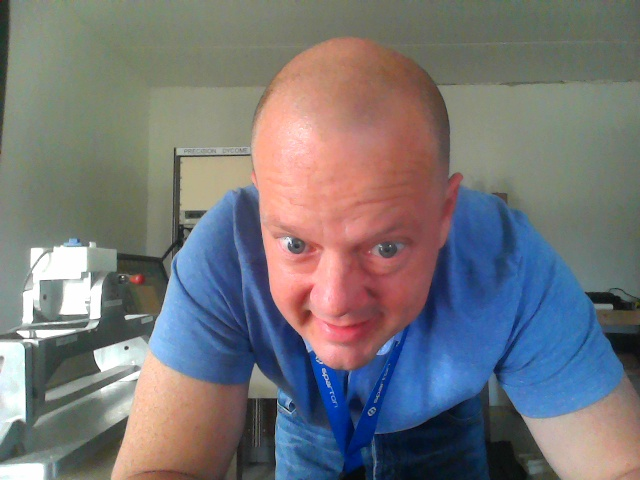
#> input picture Image and Video Algorithms/OpenCV and Python/Picture and Video Capture/img_rects0.jpg, 640 x 480 px, given in place of the camera
$ python motion_detector.py   (older library calls are emulated)
#> lines starting #> are read from the running program, lines starting #| are printed output that depends on the picture
# import the necessary packages
import argparse
import datetime
import time
import cv2

# construct the argument parser and parse the arguments
ap = argparse.ArgumentParser()
ap.add_argument("-a", "--min-area", type=int, default=500, help="minimum contour area size")
args = vars(ap.parse_args())

# read form the webcam
camera = cv2.VideoCapture(0)
time.sleep(0.25)

# initialize the first frame in the video stream
firstFrame = None

# loop over the frames of the video
while True:
	# grab the current frame and initialize the occupied/unoccupied
	# text
	(isFrame, frame) = camera.read()
#> frame is the input picture: shape (480, 640, 3); mean B, G, R 119.9, 117, 117.8
	text = "Unoccupied"

	# if the frame could not be grabbed, then we have reached the end
	# of the video
	if not isFrame:
		break

	# resize the frame, convert it to grayscale, and blur it
	gray = cv2.cvtColor(frame, cv2.COLOR_BGR2GRAY)
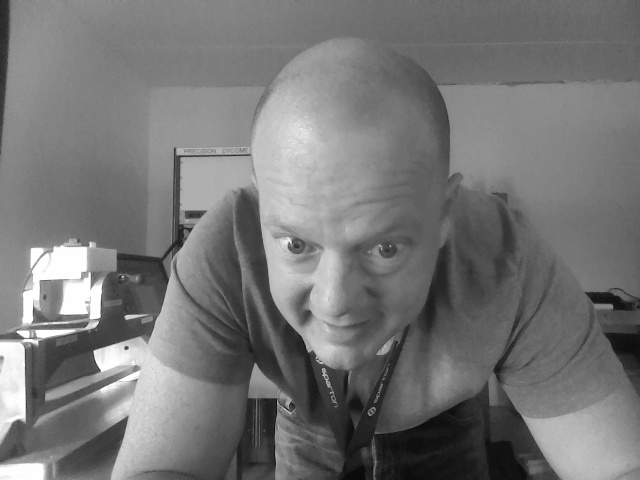
#> gray: shape (480, 640); min 5, max 255, mean 117.6
	gray = cv2.GaussianBlur(gray, (21, 21), 0)
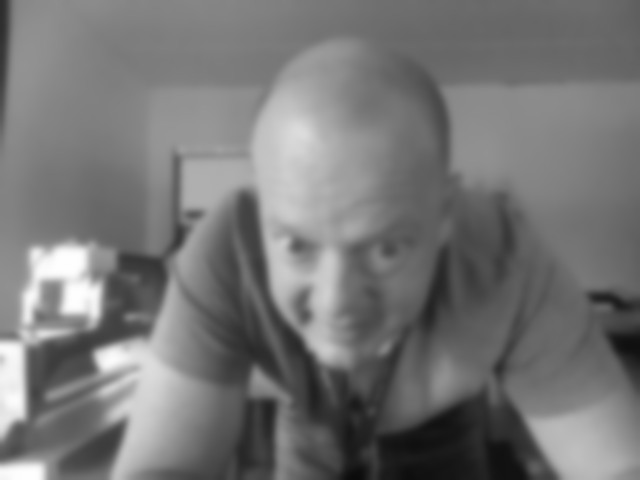
#> gray: shape (480, 640); min 11, max 254, mean 117.6

	# if the first frame is None, initialize it
	if firstFrame is None:
		firstFrame = gray
		continue

	# compute the absolute difference between the current frame and
	# first frame
	frameDelta = cv2.absdiff(firstFrame, gray)
	thresh = cv2.threshold(frameDelta, 25, 255, cv2.THRESH_BINARY)[1]

	# dilate the thresholded image to fill in holes, then find contours
	# on thresholded image
	thresh = cv2.dilate(thresh, None, iterations=2)
	_, cnts, _= cv2.findContours(thresh.copy(), cv2.RETR_EXTERNAL, cv2.CHAIN_APPROX_SIMPLE)

	# loop over the contours
	for c in cnts:
		# if the contour is too small, ignore it
		if cv2.contourArea(c) < args["min_area"]:
			continue

		# compute the bounding box for the contour, draw it on the frame,
		# and update the textq
		(x, y, w, h) = cv2.boundingRect(c)
		cv2.rectangle(frame, (x, y), (x + w, y + h), (0, 255, 0), 2)
		text = "Changed"

	# draw the text and timestamp on the frame
	cv2.putText(frame, "Image Status: {}".format(text), (10, 20), cv2.FONT_HERSHEY_DUPLEX, 0.5, (0, 0, 255), 2)
	cv2.putText(frame, datetime.datetime.now().strftime("%A %d %B %Y %I:%M:%S%p"), (10, frame.shape[0] - 10),
		    cv2.FONT_HERSHEY_DUPLEX, 0.35, (0, 0, 255), 1)

	# show the frame and record if the user presses a key
	cv2.imshow("Camera Feed", frame)
	##cv2.imshow("Thresh", thresh)
	##cv2.imshow("Frame Delta", frameDelta)
	key = cv2.waitKey(1) & 0xFF

	# if the `q` key is pressed, break from the lop
	if key == ord("q"):
		break

# cleanup the camera and close any open windows
camera.release()
cv2.destroyAllWindows()

$ run again, on Image and Video Algorithms/OpenCV and Python/Picture and Video Capture/img_rects1.jpg
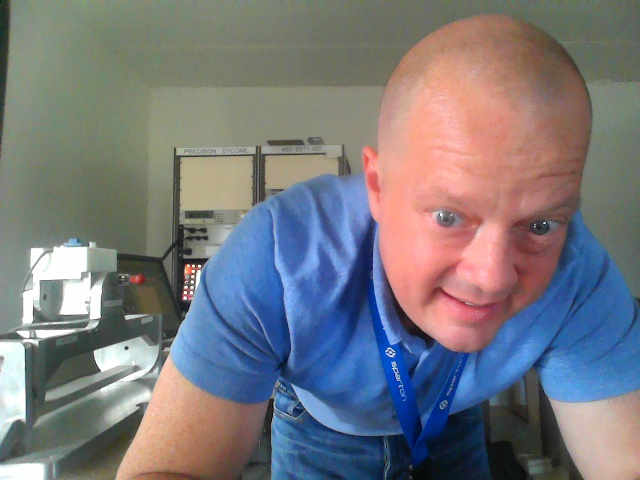
#> input picture Image and Video Algorithms/OpenCV and Python/Picture and Video Capture/img_rects1.jpg, 640 x 480 px, given in place of the camera
#> frame is the input picture: shape (480, 640, 3); mean B, G, R 125.4, 120.3, 120.8
#> `gray = cv2.cvtColor(frame, cv2.COLOR_BGR2GRAY)`:
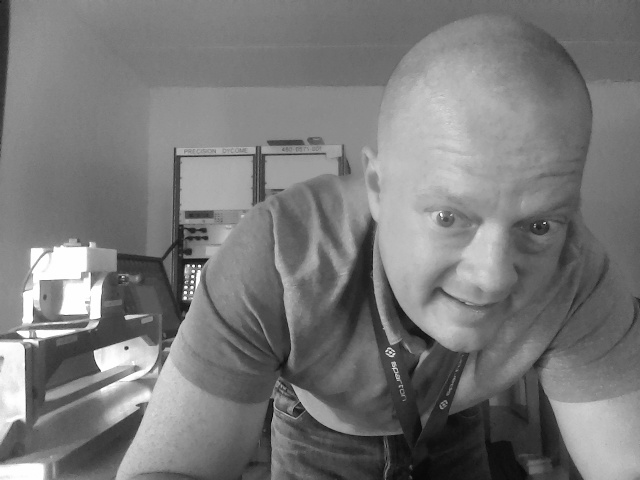
#> gray: shape (480, 640); min 5, max 255, mean 121
#> `gray = cv2.GaussianBlur(gray, (21, 21), 0)`:
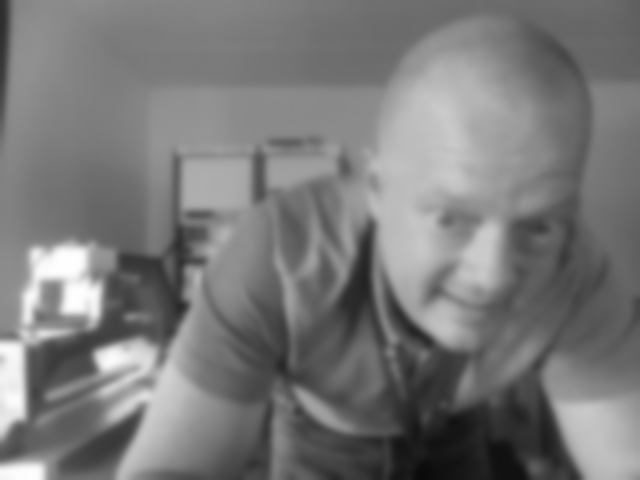
#> gray: shape (480, 640); min 10, max 254, mean 121

$ run again, on Image and Video Algorithms/OpenCV and Python/Picture and Video Capture/img_rects2.jpg
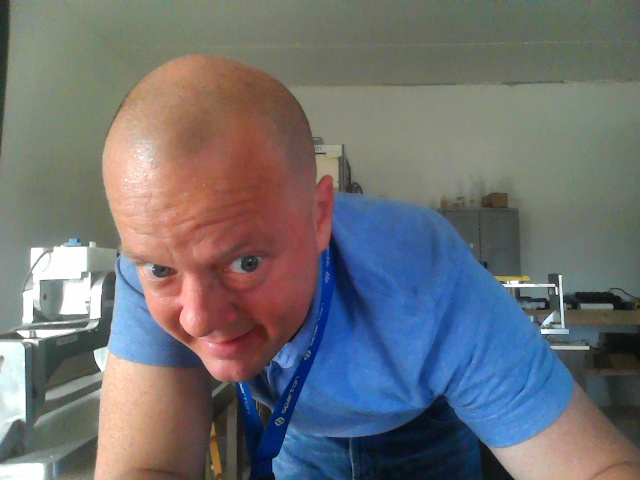
#> input picture Image and Video Algorithms/OpenCV and Python/Picture and Video Capture/img_rects2.jpg, 640 x 480 px, given in place of the camera
#> frame is the input picture: shape (480, 640, 3); mean B, G, R 115.2, 112.4, 111.5
#> `gray = cv2.cvtColor(frame, cv2.COLOR_BGR2GRAY)`:
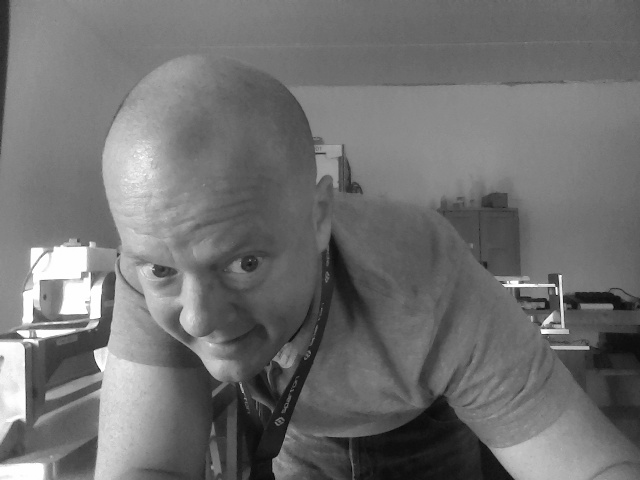
#> gray: shape (480, 640); min 5, max 255, mean 112.4
#> `gray = cv2.GaussianBlur(gray, (21, 21), 0)`:
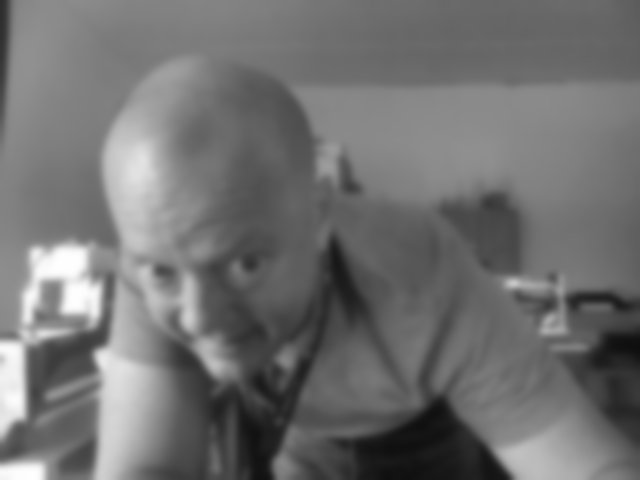
#> gray: shape (480, 640); min 15, max 254, mean 112.4

$ run again, on Image and Video Algorithms/OpenCV and Python/Picture and Video Capture/img_rects3.jpg
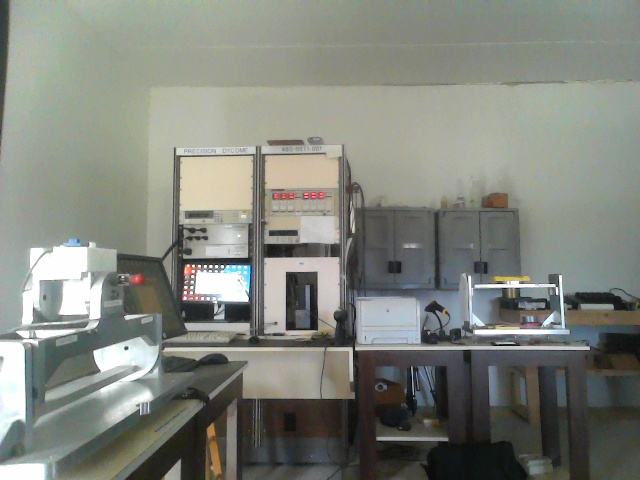
#> input picture Image and Video Algorithms/OpenCV and Python/Picture and Video Capture/img_rects3.jpg, 640 x 480 px, given in place of the camera
#> frame is the input picture: shape (480, 640, 3); mean B, G, R 124.1, 132.2, 128.9
#> `gray = cv2.cvtColor(frame, cv2.COLOR_BGR2GRAY)`:
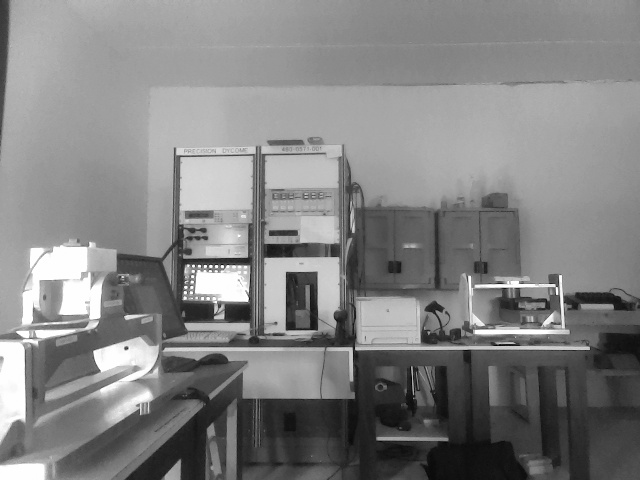
#> gray: shape (480, 640); min 1, max 255, mean 130.3
#> `gray = cv2.GaussianBlur(gray, (21, 21), 0)`:
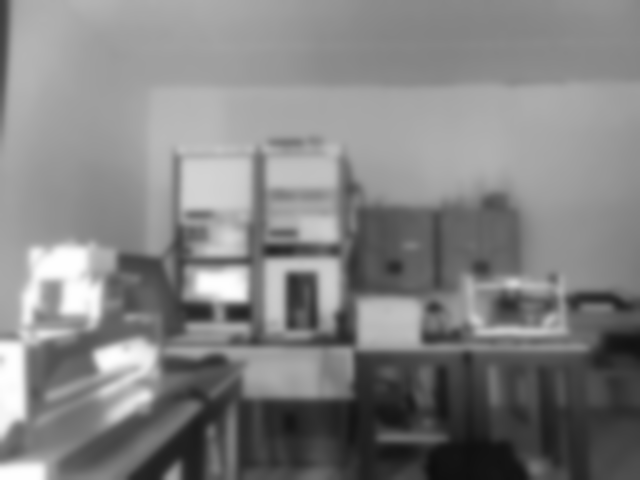
#> gray: shape (480, 640); min 14, max 254, mean 130.3
